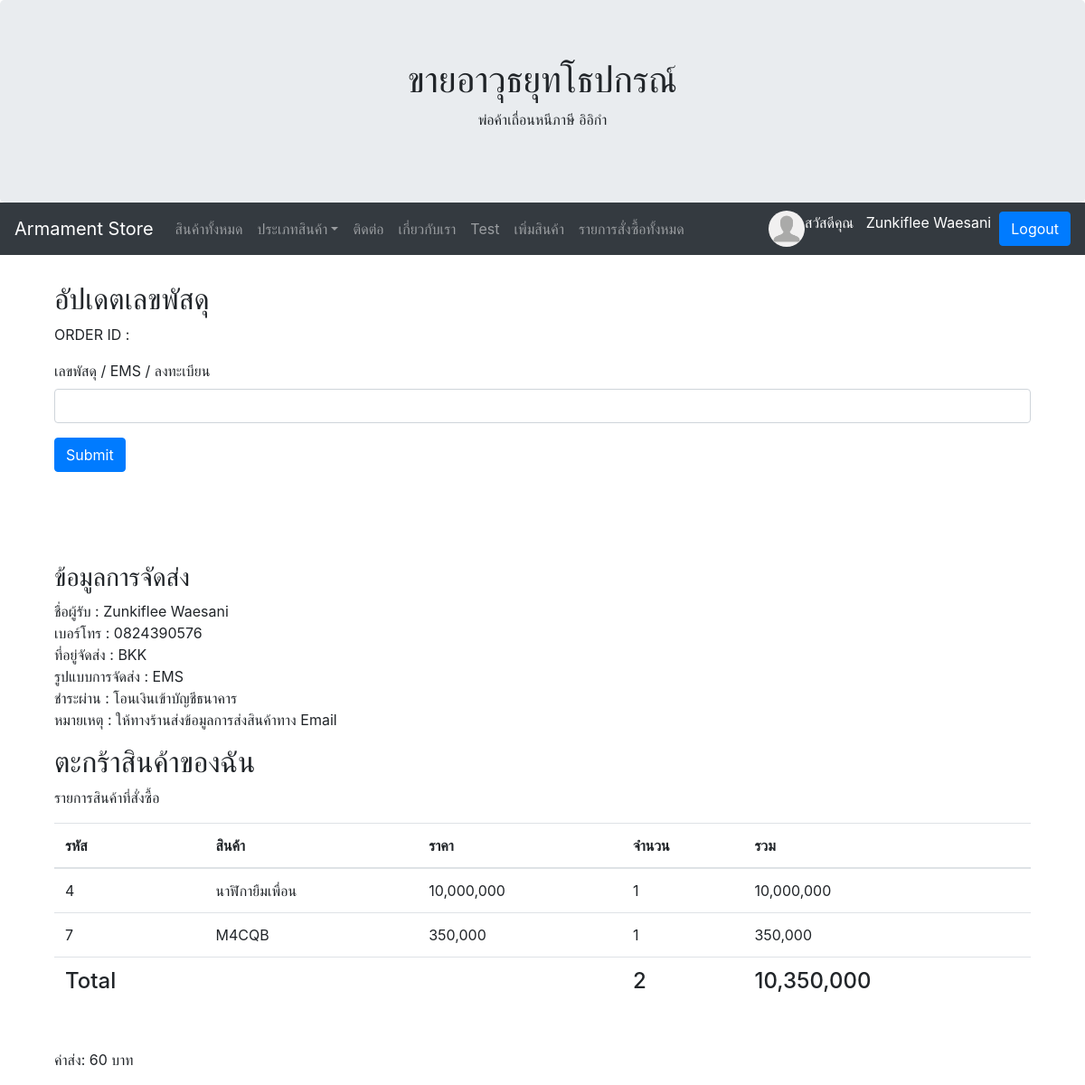
Screenshot of /updatetacking/OD000220210306141856 (signed in) with the database file from the repository.
### myapp/models.py (models this page shows, shortened)
class Profile(models.Model):
	user = models.OneToOneField(User, on_delete=models.CASCADE)
	photo = models.ImageField(upload_to="protoprofile",null=True, blank=True, default='default.png')
	usertype = models.CharField(max_length=100, default='member')
	cartquan = models.IntegerField(default=0)

class OrderPending(models.Model):
	orderid = models.CharField(max_length=100)
	user = models.ForeignKey(User, on_delete=models.CASCADE)
	name = models.CharField(max_length=100)
	tel = models.CharField(max_length=100)
	address = models.TextField()
	shipping = models.CharField(max_length=100)
	payment = models.CharField(max_length=100)
	other = models.TextField(blank=True, null=True)
	stamp = models.DateTimeField(auto_now_add=True, blank=True, null=True)
	paid = models.BooleanField(default=False)
	slip = models.ImageField(upload_to="slip", null=True, blank=True)
	paymentid = models.CharField(max_length=100, null=True, blank=True)
	sliptime = models.CharField(max_length=100, null=True, blank=True)
	trackingnumber = models.CharField(max_length=100, null=True, blank=True)

class OrderList(models.Model):
	orderid = models.CharField(max_length=100)
	productid = models.CharField(max_length=100)
	productname = models.CharField(max_length=100)
	price = models.IntegerField()
	quantity = models.IntegerField()
	total = models.IntegerField()

### myapp/views.py (the view, shortened to what this page needs)
# urls.py: path('updatetacking/<str:orderid>', UpdateTracking, name='updatetacking'),
def UpdateTracking(request, orderid):
	if request.user.profile.usertype != 'admin':
		return redirect('home-page')
	order = OrderPending.objects.get(orderid=orderid)
	odlist = OrderList.objects.filter(orderid=orderid)
	total = sum([ c.total for c in odlist])
	order.total = total
	count = sum([ c.quantity for c in odlist])
	if order.shipping == 'ems':
		shipcost = sum([50 if i == 0 else 10 for i in range(count)])
	else :
		shipcost = sum([30 if i == 0 else 10 for i in range(count)])
	if order.payment == 'cod':
		shipcost += 20
	order.shipcost = shipcost
	context = {'order':order,'odlist':odlist,'total':total,'count':count}
	return render(request, 'myapp/updatetracking.html', context)

### myapp/template/myapp/updatetracking.html (shortened to what this page needs)
{% extends 'myapp/base.html' %}
{% load humanize %}
{% block content %}
  <div class="container" style="margin-bottom: 100px">
  <h2>อัปเดตเลขพัสดุ</h2>
  <p>ORDER ID : {{orderid}}</p>
  <form method="POST">
    <div class="form-group">
      <label for="trackingnumber">เลขพัสดุ / EMS / ลงทะเบียน</label>
      <input type="text" class="form-control" id="trackingnumber" name="trackingnumber">
    </div>
    <button type="submit" class="btn btn-primary">Submit</button>
  </form>
</div>
<div class="container">
  <h3>ข้อมูลการจัดส่ง</h3>
  <p>
    ชื่อผู้รับ : {{order.name}}<br>
    เบอร์โทร : {{order.tel}}<br>
    ที่อยู่จัดส่ง : {{order.address}}<br>
    {% if order.shipping == 'ems' %}
      รูปแบบการจัดส่ง : EMS
    {% else %}
      รูปแบบการจัดส่ง : ลงทะเบียน
    {% endif %} <br>
    {% if order.payment == 'transfer' %}
      ชำระผ่าน : โอนเงินเข้าบัญชีธนาคาร
    {% else %}
      ชำระผ่าน : เก็บเงินปลายทาง
    {% endif %} <br>
    หมายเหตุ : {{order.other}} <br>
  </p>
</div>
  <div class="container">
      <h2>ตะกร้าสินค้าของฉัน</h2>
      <p>รายการสินค้าที่สั่งซื้อ</p>
      <table class="table">
        <thead>
          <tr>
            <th>รหัส</th>
            <th>สินค้า</th>
            <th>ราคา</th>
            <th>จำนวน</th>
            <th>รวม</th>
          </tr>
        </thead>
      <tbody>
        {% for pd in odlist %}
        <tr>
            <td>{{ pd.productid }}</td>
            <td>{{ pd.productname }}</td>
            <td>{{ pd.price|intcomma }}</td>
            <td>{{ pd.quantity|intcomma }}</td>
            <td>{{ pd.total|intcomma }}</td>
          </tr>
       {% endfor %}
        <tr>
          <td><h4>Total</h4></td>
          <td></td>
          <td></td>
          <td><h4>{{count}}</h4 ></td>
          <td><h4>{{total|intcomma}}</h4></td>
        </tr>
      </tbody>
    </table>
      <br>
      <p>ค่าส่ง: {{order.shipcost|intcomma}} บาท</p>
  </div>
{% endblock content %}

### myapp/template/myapp/base.html (shortened to what this page needs)
<!DOCTYPE html>
<html lang="en">
<head>
  <link rel="stylesheet" href="https://maxcdn.bootstrapcdn.com/bootstrap/4.5.2/css/bootstrap.min.css">
  <link rel="stylesheet" href="https://cdnjs.cloudflare.com/ajax/libs/font-awesome/4.7.0/css/font-awesome.min.css">
</head>
<body>
<div class="jumbotron text-center" style="margin-bottom: 0">
  <h1>ขายอาวุธยุทโธปกรณ์</h1>
  <p>พ่อค้าเถื่อนหนีภาษี อิอิกำ</p>
</div>
 <nav class="navbar navbar-expand-sm bg-dark navbar-dark">
        <a class="navbar-brand" href="{% url 'home-page' %}">Armament Store</a>
        <div class="collapse navbar-collapse" id="collapsibleNavbar">
                      <ul class="navbar-nav mr-auto">
                         <li class="nav-item">
                          <a class="nav-link" href="{% url 'allproduct-page' %}">สินค้าทั้งหมด</a>
                        </li>
                        <li class="nav-item dropdown">
                          <a class="nav-link dropdown-toggle" href="http://example.com" id="dropdown01" data-toggle="dropdown" aria-haspopup="true" aria-expanded="false">ประเภทสินค้า</a>
                        </li>
                        <li class="nav-item">
                          <a class="nav-link" href="{% url 'contact-page' %}">ติดต่อ</a>
                        </li>
                        <li class="nav-item">
                          <a class="nav-link" href="{% url 'about-page' %}">เกี่ยวกับเรา</a>
                        </li>
                        <li class="nav-item">
                          <a class="nav-link" href="{% url 'test-page' %}">Test</a>
                        </li>
                        {% if user.is_authenticated and user.profile.usertype == 'admin' %}
                          <li class="nav-item">
                            <a class="nav-link" href="{% url 'addproduct-page' %}">เพิ่มสินค้า</a>
                            </li>
                          <li class="nav-item">
                            <a class="nav-link" href="{% url 'allorderlist-page' %}">รายการสั่งซื้อทั้งหมด</a>
                          </li>
                          {% endif %}
                      </ul>
                      {% if user.is_authenticated %}
                      <img src="{{user.profile.photo.url}}" width="40" height="40" class="rounded-circle">
                        <p style="color:white; margin-top: 2px">สวัสดีคุณ&nbsp&nbsp {{ user.first_name }} {{user.last_name}}&nbsp&nbsp </p>
                        <a class="btn btn-primary" href="{% url 'logout' %}">Logout</a>
                      {% else %}
                        <a class="btn btn-primary" href="{% url 'register-page' %}">Register</a>&nbsp&nbsp&nbsp
                        <a class="btn btn-primary" href="{% url 'login' %}">Login</a>
                      {% endif %}
        </div>
      </nav>
<div class="container" style="margin-top: 30px">
  {% block content %}
  {% endblock content %}
</div>
</body>
</html>

### rows the page displays
OrderPending: name "Zunkiflee Waesani", tel "0824390576", address "BKK", other "ให้ทางร้านส่งข้อมูลการส่งสินค้าทาง Email", shipcost "60"
OrderList: productid "4", productname "นาฬิกายืมเพื่อน", price "10,000,000", quantity "1", total "10,000,000"
OrderList: productid "7", productname "M4CQB", price "350,000", quantity "1", total "350,000"

### other values shown
{{ user.first_name }} "Zunkiflee"
{{ user.last_name }} "Waesani"
{{ count }} "2"
{{ total|intcomma }} "10,350,000"
